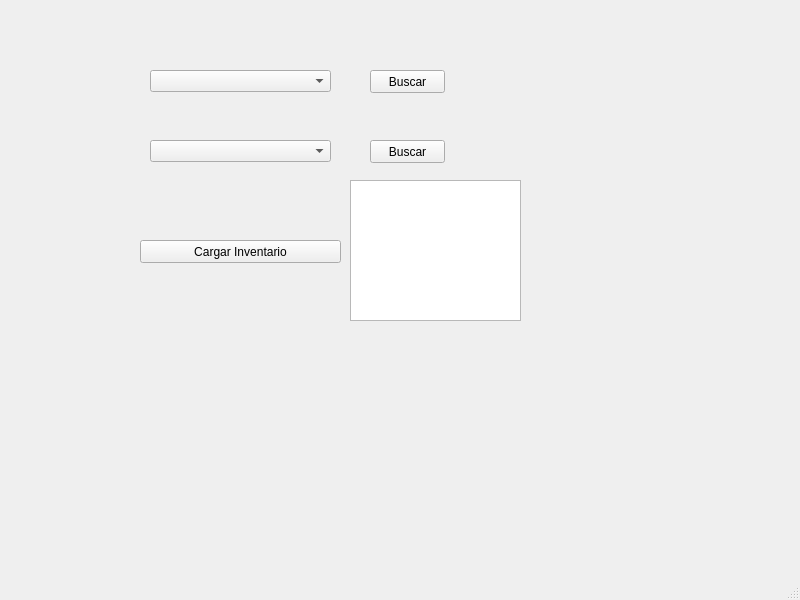
<?xml version="1.0" encoding="UTF-8"?>
<ui version="4.0">
 <class>MainWindow</class>
 <widget class="QMainWindow" name="MainWindow">
  <property name="geometry">
   <rect>
    <x>0</x>
    <y>0</y>
    <width>800</width>
    <height>600</height>
   </rect>
  </property>
  <property name="windowTitle">
   <string>MainWindow</string>
  </property>
  <widget class="QWidget" name="centralwidget">
   <widget class="QPushButton" name="SearchSite">
    <property name="geometry">
     <rect>
      <x>370</x>
      <y>70</y>
      <width>75</width>
      <height>23</height>
     </rect>
    </property>
    <property name="text">
     <string>Buscar</string>
    </property>
   </widget>
   <widget class="QComboBox" name="Site">
    <property name="geometry">
     <rect>
      <x>150</x>
      <y>70</y>
      <width>181</width>
      <height>22</height>
     </rect>
    </property>
   </widget>
   <widget class="QComboBox" name="Location">
    <property name="geometry">
     <rect>
      <x>150</x>
      <y>140</y>
      <width>181</width>
      <height>22</height>
     </rect>
    </property>
   </widget>
   <widget class="QPushButton" name="SearchLocation">
    <property name="geometry">
     <rect>
      <x>370</x>
      <y>140</y>
      <width>75</width>
      <height>23</height>
     </rect>
    </property>
    <property name="text">
     <string>Buscar</string>
    </property>
   </widget>
   <widget class="QPushButton" name="pushButton_3">
    <property name="geometry">
     <rect>
      <x>140</x>
      <y>240</y>
      <width>201</width>
      <height>23</height>
     </rect>
    </property>
    <property name="text">
     <string>Cargar Inventario</string>
    </property>
   </widget>
   <widget class="QTextBrowser" name="textBrowser">
    <property name="geometry">
     <rect>
      <x>350</x>
      <y>180</y>
      <width>171</width>
      <height>141</height>
     </rect>
    </property>
   </widget>
  </widget>
  <widget class="QMenuBar" name="menubar">
   <property name="geometry">
    <rect>
     <x>0</x>
     <y>0</y>
     <width>800</width>
     <height>22</height>
    </rect>
   </property>
  </widget>
  <widget class="QStatusBar" name="statusbar"/>
 </widget>
 <resources/>
 <connections/>
</ui>
